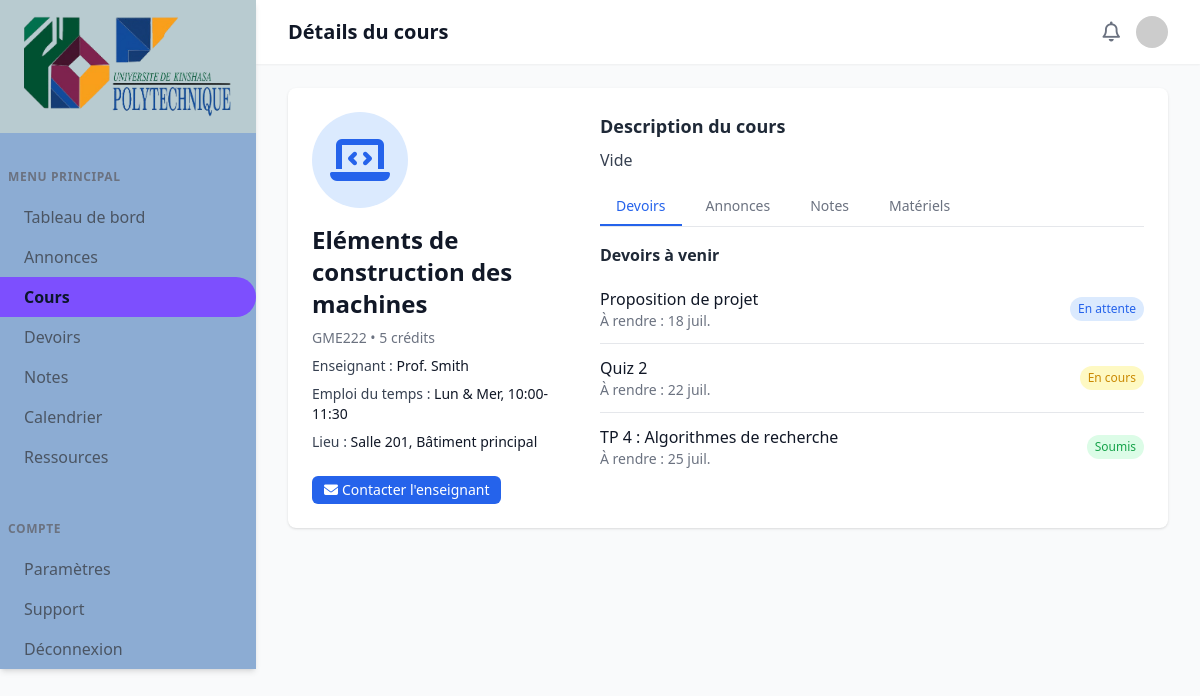
The app's page /Cours5 with its own data.
### Courses/models.py (models this page shows, shortened)
class Course(models.Model):
    title = models.CharField(max_length=100, verbose_name="Nom du cours")
    code = models.CharField(max_length=15, verbose_name="Code du cour")
    credits = models.IntegerField(verbose_name="Nombre de credits")
    description = models.TextField(verbose_name="Description")
    class Meta:
        verbose_name = "Cour"
        verbose_name_plural = "Cours"

### Courses/views.py (the view)
# urls.py: path('<int:cours_id>', views.courses_details, name='le_cours'),
def courses_details(request, cours_id):
    cours = get_object_or_404(Course, pk=cours_id)
    user = request.user
    if user.groups.filter(name='Professeurs').exists():
        return render(request, 'Courses/teacher_course_detail.html', {"cours": cours})
    else:
        return render(request, 'Courses/student_course_detail.html', {"cours": cours})

### Courses/templates/Courses/student_course_detail.html (shortened to what this page needs)
{% load static %}
<!DOCTYPE html>
<html lang="fr">
<head>
    <script src="https://cdn.tailwindcss.com"></script>
    <link rel="stylesheet" href="https://cdnjs.cloudflare.com/ajax/libs/font-awesome/6.4.0/css/all.min.css">
</head>
<body class="bg-gray-50">
    <div class="flex min-h-screen">
        <nav id="sidebar" class="fixed md:static top-0 left-0 h-full w-64 bg-[#8CACD3] shadow-md z-50 md:block md:translate-x-0 transform transition-transform duration-300 ease-in-out">
        <div class="px-6 py-4 flex items-center justify-between md:justify-start bg-[#B8CBD0]">
            <div class="flex items-center gap-2">
                <img src="{% static 'img/logo.png' %}" alt="Minimalist university logo with academic hat icon in blue" class="logo-img">
            </div>
        </div>
        <nav class="mt-6">
            <div class="mb-8">
                <div class="px-2 py-3 text-xs font-semibold text-gray-500 uppercase tracking-wider">
                    Menu Principal
                </div>
                <a href="{% url 'Dashboard:dashboard' %}" class="block px-6 py-2 rounded-r-full {% if request.resolver_match.app_name == 'Dashboard' %}bg-[#7D4FFE] text-[#0B162C] font-semibold{% else %}text-gray-600 hover:bg-gray-100{% endif %}">Tableau de bord</a>
                <a href="{% url 'Annonces:annonces' %}" class="block px-6 py-2 rounded-r-full {% if request.resolver_match.app_name == 'Annonces' %}bg-[#7D4FFE] text-[#0B162C] font-semibold{% else %}text-gray-600 hover:bg-gray-100{% endif %}">Annonces</a>
                <a href="{% url 'Courses:cours' %}" class="block px-6 py-2 rounded-r-full {% if request.resolver_match.app_name == 'Courses' %}bg-[#7D4FFE] text-[#0B162C] font-semibold{% else %}text-gray-600 hover:bg-gray-100{% endif %}">Cours</a>
                <a href="{% url 'Assignments:assignments' %}" class="block px-6 py-2 rounded-r-full {% if request.resolver_match.app_name == 'Assignments' %}bg-[#7D4FFE] text-[#0B162C] font-semibold{% else %}text-gray-600 hover:bg-gray-100{% endif %}">Devoirs</a>
                <a href="{% url 'Grades:grade' %}" class="block px-6 py-2 rounded-r-full {% if request.resolver_match.app_name == 'Grades' %}bg-[#7D4FFE] text-[#0B162C] font-semibold{% else %}text-gray-600 hover:bg-gray-100{% endif %}">Notes</a>
                <a href="{% url 'Calendar:calendar' %}" class="block px-6 py-2 rounded-r-full {% if request.resolver_match.app_name == 'Calendar' %}bg-[#7D4FFE] text-[#0B162C] font-semibold{% else %}text-gray-600 hover:bg-gray-100{% endif %}">Calendrier</a>
                <a href="{% url 'Resources:resources' %}" class="block px-6 py-2 rounded-r-full {% if request.resolver_match.app_name == 'Resources' %}bg-[#7D4FFE] text-[#0B162C] font-semibold{% else %}text-gray-600 hover:bg-gray-100{% endif %}">Ressources</a>
            </div>
            <div>
                <div class="px-2 py-3 text-xs font-semibold text-gray-500 uppercase tracking-wider">
                    Compte
                </div>
                <a href="{% url 'Profiles:profile' %}" class="block px-6 py-2 rounded-r-full {% if request.resolver_match.app_name == 'Profiles' %}bg-[#7D4FFE] text-[#0B162C] font-semibold{% else %}text-gray-600 hover:bg-gray-100{% endif %}">Paramètres</a>
                <a href="{% url 'Support:support' %}" class="block px-6 py-2 rounded-r-full {% if request.resolver_match.app_name == 'Support' %}bg-[#7D4FFE] text-[#0B162C] font-semibold{% else %}text-gray-600 hover:bg-gray-100{% endif %}">Support</a>
                <a href="{% url 'Users:logout' %}" class="block px-6 py-2 text-gray-600 hover:bg-gray-100 rounded-r-full">Déconnexion</a>
            </div>
        </nav>
    </nav>
        <div class="flex-1 flex flex-col overflow-auto min-h-screen">
            <header class="bg-white shadow-sm sticky top-0 z-30">
                <div class="max-w-7xl mx-auto px-4 sm:px-6 lg:px-8 py-4 flex justify-between items-center">
                    <div class="flex items-center">
                        <h1 class="text-xl font-semibold text-gray-900">Détails du cours</h1>
                    </div>
                    <div class="flex items-center space-x-4">
                        <button class="text-gray-500 hover:text-gray-700">
                            <i class="far fa-bell text-xl"></i>
                        </button>
                        <div class="relative">
                            <img src="https://placehold.co/40x40" alt="Photo de profil étudiant" class="rounded-full w-8 h-8 cursor-pointer">
                        </div>
                    </div>
                </div>
            </header>
            <main class="max-w-7xl mx-auto w-full px-2 xs:px-4 sm:px-6 lg:px-8 py-6 flex-1">
                <div class="bg-white shadow rounded-lg p-6 mb-6 flex flex-col lg:flex-row gap-8">
                    <div class="flex-shrink-0 flex flex-col items-center lg:items-start lg:w-64">
                        <div class="bg-blue-100 text-blue-600 rounded-full w-24 h-24 flex items-center justify-center text-5xl mb-4">
                            <i class="fas fa-laptop-code"></i>
                        </div>
                        <h2 class="text-2xl font-bold text-gray-900 mb-2">{{ cours.title}}</h2>
                        <div class="mb-2 text-gray-500 text-sm">{{ cours.code }} • {{ cours.credits }} crédits</div>
                        <div class="mb-2 text-gray-700 text-sm font-medium">Enseignant : <span class="text-gray-900">Prof. Smith</span></div>
                        <div class="mb-2 text-gray-700 text-sm font-medium">Emploi du temps : <span class="text-gray-900">Lun & Mer, 10:00-11:30</span></div>
                        <div class="mb-2 text-gray-700 text-sm font-medium">Lieu : <span class="text-gray-900">Salle 201, Bâtiment principal</span></div>
                        <div class="mt-4 flex gap-2">
                            <a href="#" class="inline-block px-3 py-1 bg-blue-600 text-white rounded-md text-sm hover:bg-blue-700"><i class="fas fa-envelope mr-1"></i>Contacter l'enseignant</a>
                        </div>
                    </div>
                    <div class="flex-1 flex flex-col">
                        <div>
                            <h3 class="text-lg font-semibold text-gray-800 mb-2">Description du cours</h3>
                            <p class="text-gray-700 mb-4">
                                {{ cours.description}}
                            </p>
                        </div>
                        <div>
                            <div class="border-b border-gray-200 flex gap-2 mb-4 overflow-x-auto">
                                <button class="tablink border-b-2 border-blue-600 text-blue-600 px-4 py-2 text-sm font-medium focus:outline-none" data-tab="assignments">Devoirs</button>
                                <button class="tablink border-b-2 border-transparent text-gray-500 hover:text-blue-600 px-4 py-2 text-sm font-medium focus:outline-none" data-tab="announcements">Annonces</button>
                                <button class="tablink border-b-2 border-transparent text-gray-500 hover:text-blue-600 px-4 py-2 text-sm font-medium focus:outline-none" data-tab="grades">Notes</button>
                                <button class="tablink border-b-2 border-transparent text-gray-500 hover:text-blue-600 px-4 py-2 text-sm font-medium focus:outline-none" data-tab="materials">Matériels</button>
                            </div>
                            <div id="tab-assignments" class="tabcontent">
                                <h4 class="text-md font-semibold text-gray-800 mb-2">Devoirs à venir</h4>
                                <ul class="divide-y divide-gray-200">
                                    <li class="py-3 flex flex-col sm:flex-row justify-between items-start sm:items-center gap-1">
                                        <div>
                                            <div class="font-medium text-gray-900">Proposition de projet</div>
                                            <div class="text-gray-500 text-sm">À rendre : 18 juil.</div>
                                        </div>
                                        <span class="inline-block bg-blue-100 text-blue-600 text-xs px-2 py-1 rounded-full">En attente</span>
                                    </li>
                                    <li class="py-3 flex flex-col sm:flex-row justify-between items-start sm:items-center gap-1">
                                        <div>
                                            <div class="font-medium text-gray-900">Quiz 2</div>
                                            <div class="text-gray-500 text-sm">À rendre : 22 juil.</div>
                                        </div>
                                        <span class="inline-block bg-yellow-100 text-yellow-600 text-xs px-2 py-1 rounded-full">En cours</span>
                                    </li>
                                    <li class="py-3 flex flex-col sm:flex-row justify-between items-start sm:items-center gap-1">
                                        <div>
                                            <div class="font-medium text-gray-900">TP 4 : Algorithmes de recherche</div>
                                            <div class="text-gray-500 text-sm">À rendre : 25 juil.</div>
                                        </div>
                                        <span class="inline-block bg-green-100 text-green-600 text-xs px-2 py-1 rounded-full">Soumis</span>
                                    </li>
                                </ul>
                            </div>
                        </div>
                    </div>
                </div>
            </main>
        </div>
    </div>
</body>
</html>

### records on screen
Course: title "Eléments de construction des machines", code "GME222", credits "5", description "Vide"
